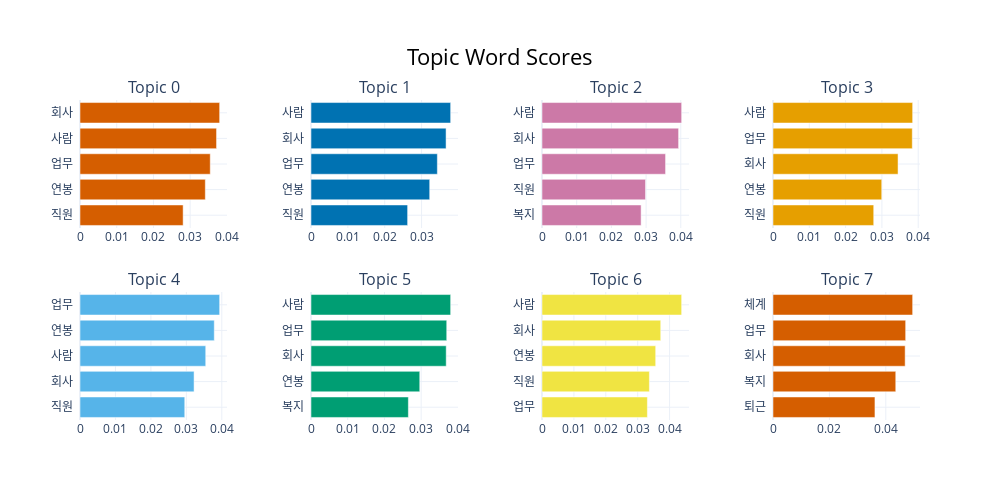

The code cell stored with this chart in its notebook:
### Code cell
topic_dadv_model.visualize_barchart()

### Figure 1 — Plotly figure (JSON) as saved in the notebook; plotly's stock layout.template omitted (floating-point values rounded to 4 significant figures)
{"data": [{"marker": {"color": "#D55E00"}, "orientation": "h", "type": "bar", "x": [0.02809, 0.03413, 0.03547, 0.03719, 0.03803], "xaxis": "x", "y": ["직원  ", "연봉  ", "업무  ", "사람  ", "회사  "], "yaxis": "y"}, {"marker": {"color": "#0072B2"}, "orientation": "h", "type": "bar", "x": [0.02621, 0.0322, 0.03428, 0.03664, 0.03789], "xaxis": "x2", "y": ["직원  ", "연봉  ", "업무  ", "회사  ", "사람  "], "yaxis": "y2"}, {"marker": {"color": "#CC79A7"}, "orientation": "h", "type": "bar", "x": [0.02856, 0.02984, 0.03561, 0.03937, 0.04025], "xaxis": "x3", "y": ["복지  ", "직원  ", "업무  ", "회사  ", "사람  "], "yaxis": "y3"}, {"marker": {"color": "#E69F00"}, "orientation": "h", "type": "bar", "x": [0.02774, 0.02995, 0.03445, 0.03837, 0.03847], "xaxis": "x4", "y": ["직원  ", "연봉  ", "회사  ", "업무  ", "사람  "], "yaxis": "y4"}, {"marker": {"color": "#56B4E9"}, "orientation": "h", "type": "bar", "x": [0.02955, 0.03218, 0.03547, 0.03788, 0.03939], "xaxis": "x5", "y": ["직원  ", "회사  ", "사람  ", "연봉  ", "업무  "], "yaxis": "y5"}, {"marker": {"color": "#009E73"}, "orientation": "h", "type": "bar", "x": [0.02651, 0.02961, 0.03682, 0.03696, 0.03803], "xaxis": "x6", "y": ["복지  ", "연봉  ", "회사  ", "업무  ", "사람  "], "yaxis": "y6"}, {"marker": {"color": "#F0E442"}, "orientation": "h", "type": "bar", "x": [0.03304, 0.03367, 0.03565, 0.03723, 0.04378], "xaxis": "x7", "y": ["업무  ", "직원  ", "연봉  ", "회사  ", "사람  "], "yaxis": "y7"}, {"marker": {"color": "#D55E00"}, "orientation": "h", "type": "bar", "x": [0.03615, 0.04353, 0.04686, 0.04704, 0.04952], "xaxis": "x8", "y": ["퇴근  ", "복지  ", "회사  ", "업무  ", "체계  "], "yaxis": "y8"}], "layout": {"annotations": [{"font": {"size": 16}, "showarrow": false, "text": "Topic 0", "x": 0.0875, "xanchor": "center", "xref": "paper", "y": 1, "yanchor": "bottom", "yref": "paper"}, {"font": {"size": 16}, "showarrow": false, "text": "Topic 1", "x": 0.3625, "xanchor": "center", "xref": "paper", "y": 1, "yanchor": "bottom", "yref": "paper"}, {"font": {"size": 16}, "showarrow": false, "text": "Topic 2", "x": 0.6375, "xanchor": "center", "xref": "paper", "y": 1, "yanchor": "bottom", "yref": "paper"}, {"font": {"size": 16}, "showarrow": false, "text": "Topic 3", "x": 0.9125, "xanchor": "center", "xref": "paper", "y": 1, "yanchor": "bottom", "yref": "paper"}, {"font": {"size": 16}, "showarrow": false, "text": "Topic 4", "x": 0.0875, "xanchor": "center", "xref": "paper", "y": 0.4, "yanchor": "bottom", "yref": "paper"}, {"font": {"size": 16}, "showarrow": false, "text": "Topic 5", "x": 0.3625, "xanchor": "center", "xref": "paper", "y": 0.4, "yanchor": "bottom", "yref": "paper"}, {"font": {"size": 16}, "showarrow": false, "text": "Topic 6", "x": 0.6375, "xanchor": "center", "xref": "paper", "y": 0.4, "yanchor": "bottom", "yref": "paper"}, {"font": {"size": 16}, "showarrow": false, "text": "Topic 7", "x": 0.9125, "xanchor": "center", "xref": "paper", "y": 0.4, "yanchor": "bottom", "yref": "paper"}], "height": 500, "hoverlabel": {"bgcolor": "white", "font": {"family": "Rockwell", "size": 16}}, "showlegend": false, "title": {"font": {"color": "Black", "size": 22}, "text": "Topic Word Scores", "x": 0.5, "xanchor": "center", "yanchor": "top"}, "width": 1000, "xaxis": {"anchor": "y", "domain": [0, 0.175], "showgrid": true}, "xaxis2": {"anchor": "y2", "domain": [0.275, 0.45], "showgrid": true}, "xaxis3": {"anchor": "y3", "domain": [0.55, 0.725], "showgrid": true}, "xaxis4": {"anchor": "y4", "domain": [0.825, 1], "showgrid": true}, "xaxis5": {"anchor": "y5", "domain": [0, 0.175], "showgrid": true}, "xaxis6": {"anchor": "y6", "domain": [0.275, 0.45], "showgrid": true}, "xaxis7": {"anchor": "y7", "domain": [0.55, 0.725], "showgrid": true}, "xaxis8": {"anchor": "y8", "domain": [0.825, 1], "showgrid": true}, "yaxis": {"anchor": "x", "domain": [0.6, 1], "showgrid": true}, "yaxis2": {"anchor": "x2", "domain": [0.6, 1], "showgrid": true}, "yaxis3": {"anchor": "x3", "domain": [0.6, 1], "showgrid": true}, "yaxis4": {"anchor": "x4", "domain": [0.6, 1], "showgrid": true}, "yaxis5": {"anchor": "x5", "domain": [0, 0.4], "showgrid": true}, "yaxis6": {"anchor": "x6", "domain": [0, 0.4], "showgrid": true}, "yaxis7": {"anchor": "x7", "domain": [0, 0.4], "showgrid": true}, "yaxis8": {"anchor": "x8", "domain": [0, 0.4], "showgrid": true}}}
